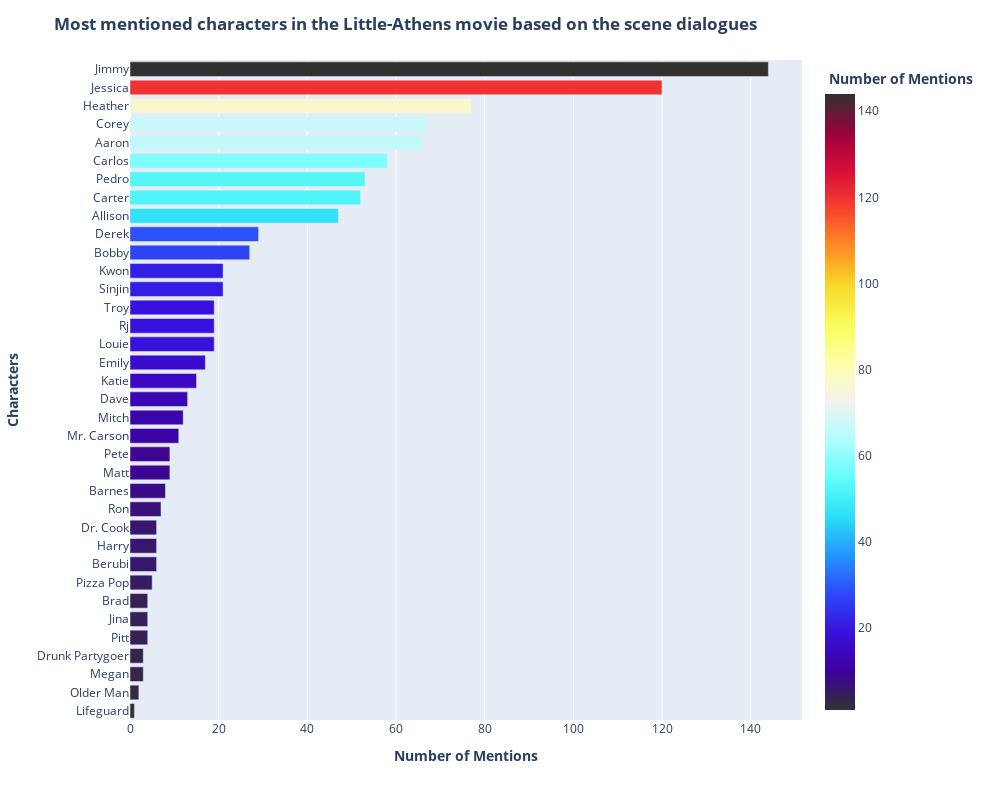

Write notebook code for a chart like this one.
### Code cell
xter_mentions = xtr.most_mentioned()

### Figure 1 — Plotly figure (JSON) as saved in the notebook; plotly's stock layout.template omitted (floating-point values rounded to 4 significant figures)
{"data": [{"alignmentgroup": "True", "customdata": [["Lifeguard", 1], ["Older Man", 2], ["Megan", 3], ["Drunk Partygoer", 3], ["Pitt", 4], ["Jina", 4], ["Brad", 4], ["Pizza Pop", 5], ["Berubi", 6], ["Harry", 6], ["Dr. Cook", 6], ["Ron", 7], ["Barnes", 8], ["Matt", 9], ["Pete", 9], ["Mr. Carson", 11], ["Mitch", 12], ["Dave", 13], ["Katie", 15], ["Emily", 17], ["Louie", 19], ["Rj", 19], ["Troy", 19], ["Sinjin", 21], ["Kwon", 21], ["Bobby", 27], ["Derek", 29], ["Allison", 47], ["Carter", 52], ["Pedro", 53], ["Carlos", 58], ["Aaron", 66], ["Corey", 67], ["Heather", 77], ["Jessica", 120], ["Jimmy", 144]], "hovertemplate": "<b> Number of Mentions <b>=%{marker.color}<br>Characters=%{customdata[0]}<extra></extra>", "legendgroup": "", "marker": {"color": [1, 2, 3, 3, 4, 4, 4, 5, 6, 6, 6, 7, 8, 9, 9, 11, 12, 13, 15, 17, 19, 19, 19, 21, 21, 27, 29, 47, 52, 53, 58, 66, 67, 77, 120, 144], "coloraxis": "coloraxis"}, "name": "", "offsetgroup": "", "orientation": "h", "showlegend": false, "textposition": "auto", "type": "bar", "x": [1, 2, 3, 3, 4, 4, 4, 5, 6, 6, 6, 7, 8, 9, 9, 11, 12, 13, 15, 17, 19, 19, 19, 21, 21, 27, 29, 47, 52, 53, 58, 66, 67, 77, 120, 144], "xaxis": "x", "y": ["Lifeguard", "Older Man", "Megan", "Drunk Partygoer", "Pitt", "Jina", "Brad", "Pizza Pop", "Berubi", "Harry", "Dr. Cook", "Ron", "Barnes", "Matt", "Pete", "Mr. Carson", "Mitch", "Dave", "Katie", "Emily", "Louie", "Rj", "Troy", "Sinjin", "Kwon", "Bobby", "Derek", "Allison", "Carter", "Pedro", "Carlos", "Aaron", "Corey", "Heather", "Jessica", "Jimmy"], "yaxis": "y"}], "layout": {"barmode": "relative", "coloraxis": {"colorbar": {"title": {"text": "<b> Number of Mentions <b>"}}, "colorscale": [[0, "#313131"], [0.0625, "#3d019d"], [0.125, "#3810dc"], [0.1875, "#2d47f9"], [0.25, "#2593ff"], [0.3125, "#2adef6"], [0.375, "#60fdfa"], [0.4375, "#aefdff"], [0.5, "#f3f3f1"], [0.5625, "#fffda9"], [0.625, "#fafd5b"], [0.6875, "#f7da29"], [0.75, "#ff8e25"], [0.8125, "#f8432d"], [0.875, "#d90d39"], [0.9375, "#97023d"], [1, "#313131"]]}, "height": 800, "legend": {"tracegroupgap": 0}, "margin": {"t": 60}, "title": {"text": "<b> Most mentioned characters in the Little-Athens movie based on the scene dialogues<b>"}, "width": 1000, "xaxis": {"anchor": "y", "domain": [0, 1], "title": {"text": "<b> Number of Mentions <b>"}}, "yaxis": {"anchor": "x", "domain": [0, 1], "title": {"text": "<b> Characters <b>"}}}}
